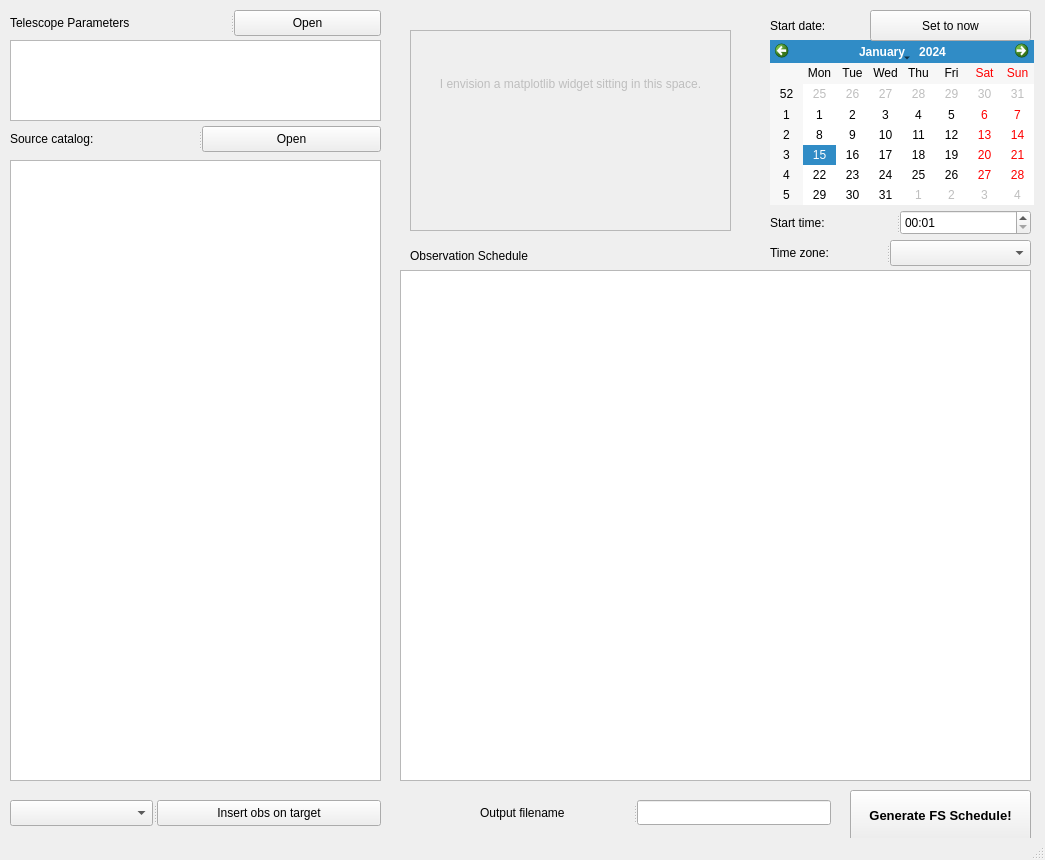
<?xml version="1.0" encoding="UTF-8"?>
<ui version="4.0">
 <class>MainWindow</class>
 <widget class="QMainWindow" name="MainWindow">
  <property name="geometry">
   <rect>
    <x>0</x>
    <y>0</y>
    <width>1045</width>
    <height>860</height>
   </rect>
  </property>
  <property name="sizePolicy">
   <sizepolicy hsizetype="Fixed" vsizetype="Fixed">
    <horstretch>0</horstretch>
    <verstretch>0</verstretch>
   </sizepolicy>
  </property>
  <property name="windowTitle">
   <string>MainWindow</string>
  </property>
  <widget class="QWidget" name="centralwidget">
   <widget class="QTableView" name="qt_tblSourceCatalog">
    <property name="geometry">
     <rect>
      <x>10</x>
      <y>160</y>
      <width>371</width>
      <height>621</height>
     </rect>
    </property>
    <property name="horizontalScrollBarPolicy">
     <enum>Qt::ScrollBarAlwaysOff</enum>
    </property>
   </widget>
   <widget class="QTextEdit" name="qt_txtedTelescopeParams">
    <property name="geometry">
     <rect>
      <x>10</x>
      <y>40</y>
      <width>371</width>
      <height>81</height>
     </rect>
    </property>
    <property name="readOnly">
     <bool>true</bool>
    </property>
   </widget>
   <widget class="QListWidget" name="qt_lstObsSchedule">
    <property name="geometry">
     <rect>
      <x>400</x>
      <y>270</y>
      <width>631</width>
      <height>511</height>
     </rect>
    </property>
   </widget>
   <widget class="QCalendarWidget" name="qt_calStartDate">
    <property name="geometry">
     <rect>
      <x>770</x>
      <y>40</y>
      <width>264</width>
      <height>165</height>
     </rect>
    </property>
   </widget>
   <widget class="QLabel" name="qt_lblObservationSchedule">
    <property name="geometry">
     <rect>
      <x>410</x>
      <y>240</y>
      <width>151</width>
      <height>31</height>
     </rect>
    </property>
    <property name="text">
     <string>Observation Schedule</string>
    </property>
   </widget>
   <widget class="QPushButton" name="qt_btnGenerateSchedule">
    <property name="geometry">
     <rect>
      <x>850</x>
      <y>790</y>
      <width>181</width>
      <height>51</height>
     </rect>
    </property>
    <property name="font">
     <font>
      <pointsize>10</pointsize>
      <weight>75</weight>
      <bold>true</bold>
     </font>
    </property>
    <property name="text">
     <string>Generate FS Schedule!</string>
    </property>
   </widget>
   <widget class="QLabel" name="qt_lblStartDate">
    <property name="geometry">
     <rect>
      <x>770</x>
      <y>10</y>
      <width>151</width>
      <height>31</height>
     </rect>
    </property>
    <property name="text">
     <string>Start date:</string>
    </property>
   </widget>
   <widget class="QTextEdit" name="qt_txtReservedForPlot">
    <property name="enabled">
     <bool>false</bool>
    </property>
    <property name="geometry">
     <rect>
      <x>410</x>
      <y>30</y>
      <width>321</width>
      <height>201</height>
     </rect>
    </property>
    <property name="readOnly">
     <bool>true</bool>
    </property>
    <property name="html">
     <string>&lt;!DOCTYPE HTML PUBLIC &quot;-//W3C//DTD HTML 4.0//EN&quot; &quot;http://www.w3.org/TR/REC-html40/strict.dtd&quot;&gt;
&lt;html&gt;&lt;head&gt;&lt;meta name=&quot;qrichtext&quot; content=&quot;1&quot; /&gt;&lt;style type=&quot;text/css&quot;&gt;
p, li { white-space: pre-wrap; }
&lt;/style&gt;&lt;/head&gt;&lt;body style=&quot; font-family:'Noto Sans [monotype]'; font-size:9pt; font-weight:400; font-style:normal;&quot;&gt;
&lt;p align=&quot;center&quot; style=&quot;-qt-paragraph-type:empty; margin-top:0px; margin-bottom:0px; margin-left:0px; margin-right:0px; -qt-block-indent:0; text-indent:0px;&quot;&gt;&lt;br /&gt;&lt;/p&gt;
&lt;p align=&quot;center&quot; style=&quot;-qt-paragraph-type:empty; margin-top:0px; margin-bottom:0px; margin-left:0px; margin-right:0px; -qt-block-indent:0; text-indent:0px;&quot;&gt;&lt;br /&gt;&lt;/p&gt;
&lt;p align=&quot;center&quot; style=&quot;-qt-paragraph-type:empty; margin-top:0px; margin-bottom:0px; margin-left:0px; margin-right:0px; -qt-block-indent:0; text-indent:0px;&quot;&gt;&lt;br /&gt;&lt;/p&gt;
&lt;p align=&quot;center&quot; style=&quot; margin-top:0px; margin-bottom:0px; margin-left:0px; margin-right:0px; -qt-block-indent:0; text-indent:0px;&quot;&gt;I envision a matplotlib widget sitting in this space.&lt;/p&gt;&lt;/body&gt;&lt;/html&gt;</string>
    </property>
   </widget>
   <widget class="QSplitter" name="splitter">
    <property name="geometry">
     <rect>
      <x>480</x>
      <y>800</y>
      <width>351</width>
      <height>25</height>
     </rect>
    </property>
    <property name="orientation">
     <enum>Qt::Horizontal</enum>
    </property>
    <widget class="QLabel" name="qt_lblOutputFilename">
     <property name="text">
      <string>Output filename</string>
     </property>
    </widget>
    <widget class="QLineEdit" name="qt_lineOutputFilename"/>
   </widget>
   <widget class="QSplitter" name="splitter_2">
    <property name="geometry">
     <rect>
      <x>770</x>
      <y>240</y>
      <width>261</width>
      <height>26</height>
     </rect>
    </property>
    <property name="orientation">
     <enum>Qt::Horizontal</enum>
    </property>
    <widget class="QLabel" name="qt_lblTimeZone">
     <property name="text">
      <string>Time zone:</string>
     </property>
    </widget>
    <widget class="QComboBox" name="qt_cmbTimeZone"/>
   </widget>
   <widget class="QSplitter" name="splitter_3">
    <property name="geometry">
     <rect>
      <x>770</x>
      <y>210</y>
      <width>261</width>
      <height>25</height>
     </rect>
    </property>
    <property name="orientation">
     <enum>Qt::Horizontal</enum>
    </property>
    <widget class="QLabel" name="qt_lblStartTime">
     <property name="text">
      <string>Start time:</string>
     </property>
    </widget>
    <widget class="QTimeEdit" name="qt_timeStartTime">
     <property name="displayFormat">
      <string>HH:MM</string>
     </property>
    </widget>
   </widget>
   <widget class="QSplitter" name="splitter_4">
    <property name="geometry">
     <rect>
      <x>10</x>
      <y>10</y>
      <width>371</width>
      <height>26</height>
     </rect>
    </property>
    <property name="orientation">
     <enum>Qt::Horizontal</enum>
    </property>
    <widget class="QLabel" name="qt_lblTelescopeParams">
     <property name="text">
      <string>Telescope Parameters</string>
     </property>
    </widget>
    <widget class="QPushButton" name="qt_btnOpenTelescopeParams">
     <property name="text">
      <string>Open</string>
     </property>
    </widget>
   </widget>
   <widget class="QSplitter" name="splitter_5">
    <property name="geometry">
     <rect>
      <x>10</x>
      <y>126</y>
      <width>371</width>
      <height>26</height>
     </rect>
    </property>
    <property name="orientation">
     <enum>Qt::Horizontal</enum>
    </property>
    <widget class="QLabel" name="qt_lblSourceCatalog">
     <property name="text">
      <string>Source catalog:</string>
     </property>
    </widget>
    <widget class="QPushButton" name="qt_btnOpenSourceCatalog">
     <property name="text">
      <string>Open</string>
     </property>
    </widget>
   </widget>
   <widget class="QSplitter" name="splitter_6">
    <property name="geometry">
     <rect>
      <x>10</x>
      <y>800</y>
      <width>371</width>
      <height>26</height>
     </rect>
    </property>
    <property name="orientation">
     <enum>Qt::Horizontal</enum>
    </property>
    <widget class="QComboBox" name="qt_cmbObsType"/>
    <widget class="QPushButton" name="seesc">
     <property name="text">
      <string>Insert obs on target</string>
     </property>
    </widget>
   </widget>
   <widget class="QPushButton" name="qt_btnSetToNow">
    <property name="geometry">
     <rect>
      <x>870</x>
      <y>10</y>
      <width>161</width>
      <height>31</height>
     </rect>
    </property>
    <property name="font">
     <font>
      <pointsize>9</pointsize>
      <weight>50</weight>
      <bold>false</bold>
     </font>
    </property>
    <property name="text">
     <string>Set to now</string>
    </property>
   </widget>
  </widget>
  <widget class="QStatusBar" name="statusbar"/>
 </widget>
 <resources/>
 <connections/>
</ui>
